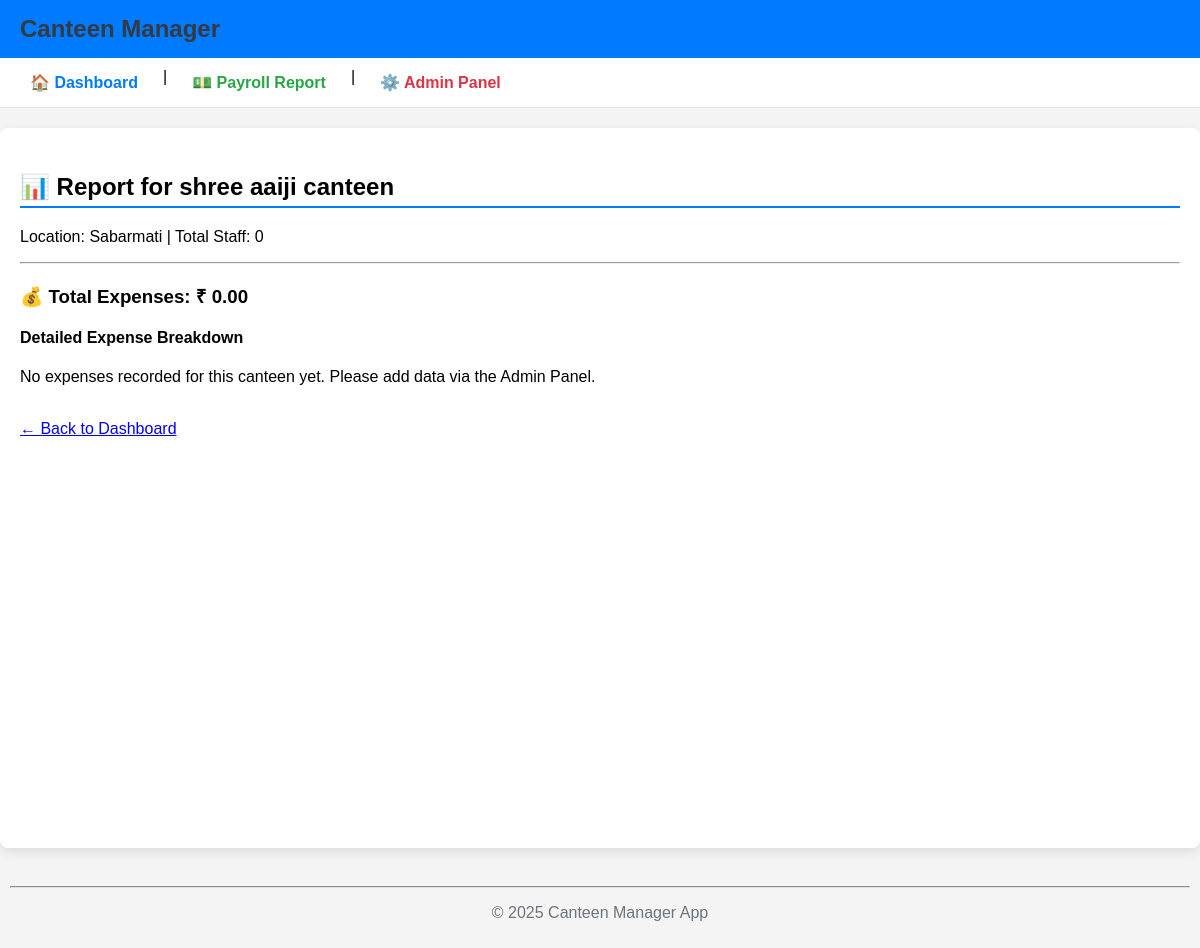
Before: /management/canteen/1/ with the older database file.
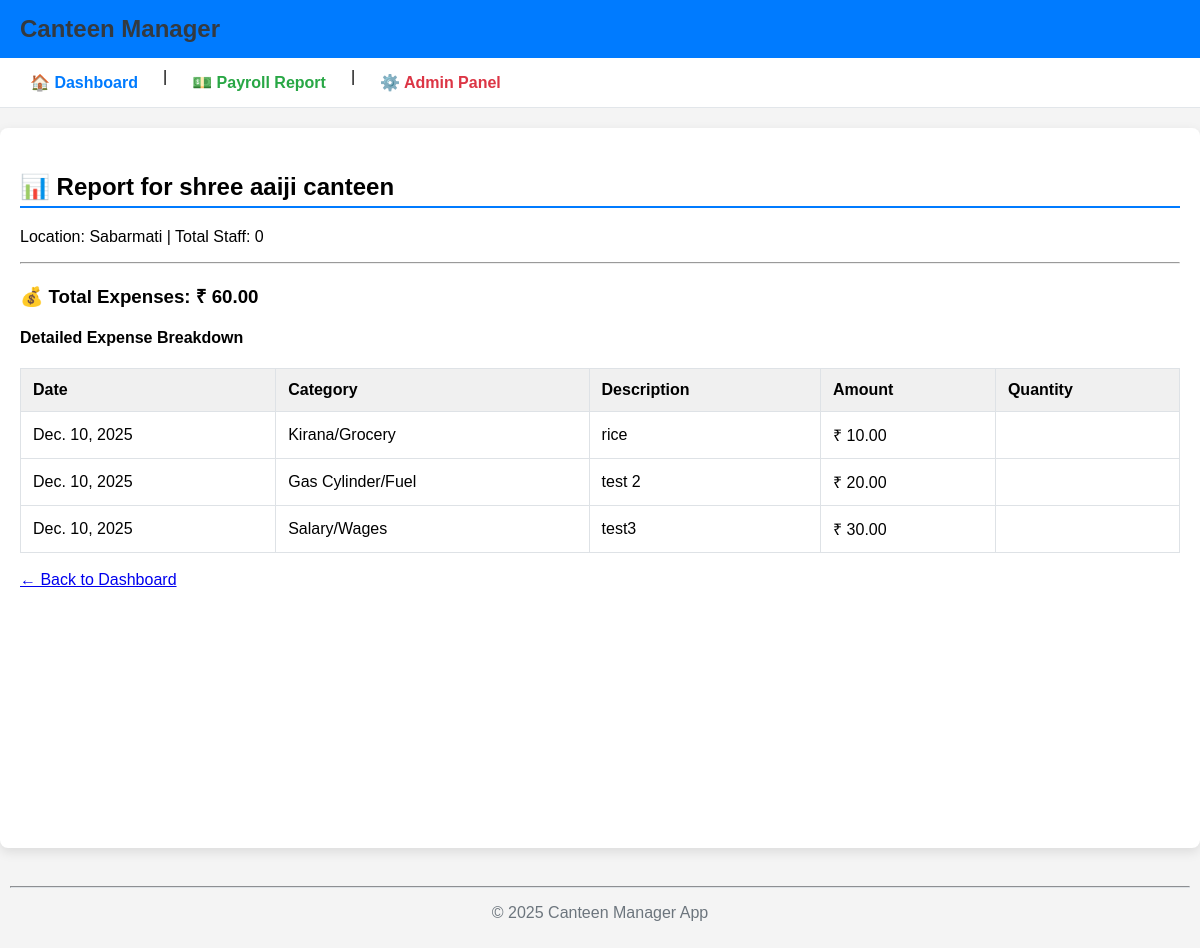
After: the same page with the newer database file.
### management/models.py (models this page shows, shortened)
class Canteen(models.Model):
    BILLING_CHOICES = [
        ('DAILY', 'Daily Payment/Tracking'),
        ('MONTHLY', 'Monthly Fixed Billing'),
    ]
    name = models.CharField(max_length=100, unique=True, verbose_name="Canteen Name")
    location = models.CharField(max_length=255, verbose_name="Location")
    billing_type = models.CharField(
        max_length=10,
        choices=BILLING_CHOICES,
        default='DAILY',
        verbose_name="Billing Type"
    )
    daily_lunch_count = models.IntegerField(default=0, verbose_name="Daily Lunch Count")
    daily_dinner_count = models.IntegerField(default=0, verbose_name="Daily Dinner Count")
    class Meta:
        verbose_name = "Canteen"
        verbose_name_plural = "Canteens"

class Expense(models.Model):
    CATEGORY_CHOICES = [
        ('Kirana', 'Kirana/Grocery'),
        ('Gas', 'Gas Cylinder/Fuel'),
        ('Salary', 'Salary/Wages'),
        ('Milk', 'Milk/Dairy'),              # New
        ('Auto', 'Auto Rickshaw/Transport'), # New
        ('Wood', 'Wood/Fuel'),               # New
        ('Other', 'Other Expenses'),
    ]
    PAYMENT_MODE_CHOICES = [
        ('Pending', '🔴 Pending / Due'),
        ('Cash', '🟢 Paid - Cash'),
        ('Online', '🔵 Paid - Online'),
    ]
    canteen = models.ForeignKey(
        Canteen,
        on_delete=models.SET_NULL,
        null=True,
        blank=True,
        verbose_name="Associated Canteen"
    )
    date = models.DateField(auto_now_add=True, verbose_name="Date")
    category = models.CharField(max_length=50, choices=CATEGORY_CHOICES, verbose_name="Category")
    description = models.CharField(max_length=255, verbose_name="Description")
    amount = models.DecimalField(max_digits=10, decimal_places=2, verbose_name="Amount")
    quantity = models.DecimalField(max_digits=10, decimal_places=2, null=True, blank=True, verbose_name="Quantity")
    payment_mode = models.CharField(
        max_length=20,
        choices=PAYMENT_MODE_CHOICES,
        default='Cash',
        verbose_name="Payment Status"
    )
    class Meta:
        verbose_name = "Expense Entry"
        verbose_name_plural = "Expenses"
        ordering = ['-date']

### management/views.py (the view)
# urls.py: path('canteen/<int:canteen_id>/', views.canteen_report, name='canteen_report'),
def canteen_report(request, canteen_id):
    canteen = get_object_or_404(Canteen, pk=canteen_id)
    total_canteen_expense = Expense.objects.filter(
        canteen=canteen
    ).aggregate(total_sum=Sum('amount'))['total_sum'] or 0
    staff_count = Staff.objects.filter(canteen=canteen).count()
    detailed_expenses = Expense.objects.filter(canteen=canteen).order_by('-date')
    context = {
        'canteen': canteen,
        'total_canteen_expense': total_canteen_expense,
        'staff_count': staff_count,
        'detailed_expenses': detailed_expenses,
    }
    return render(request, 'management/canteen_report.html', context)

### management/templates/management/canteen_report.html (shortened to what this page needs)
{% extends "base.html" %}
{% block content %}
    <h2>📊 Report for {{ canteen.name }}</h2>
    <p>Location: {{ canteen.location }} | Total Staff: {{ staff_count }}</p>
    <hr>
    <h3>💰 Total Expenses: ₹ {{ total_canteen_expense|floatformat:2 }}</h3>
    <h4>Detailed Expense Breakdown</h4>
    {% if detailed_expenses %}
    <table border="1" cellpadding="10" cellspacing="0" width="100%">
        <thead>
            <tr>
                <th>Date</th>
                <th>Category</th>
                <th>Description</th>
                <th>Amount</th>
                <th>Quantity</th>
            </tr>
        </thead>
        <tbody>
        {% for expense in detailed_expenses %}
            <tr>
                <td>{{ expense.date }}</td>
                <td>{{ expense.get_category_display }}</td>
                <td>{{ expense.description }}</td>
                <td>₹ {{ expense.amount|floatformat:2 }}</td>
                <td>{{ expense.quantity|floatformat:2 }}</td>
            </tr>
        {% endfor %}
        </tbody>
    </table>
    {% else %}
        <p>No expenses recorded for this canteen yet. Please add data via the Admin Panel.</p>
    {% endif %}
    <br><a href="{% url 'home_dashboard' %}">← Back to Dashboard</a>
{% endblock content %}

### management/templates/base.html (shortened to what this page needs)
<!DOCTYPE html>
<html lang="en">
<head>
</head>
<body>
    <header>
        <div style="background-color: #007bff; color: white; padding: 15px 20px;">
            <h1 style="margin: 0; font-size: 1.5em;">Canteen Manager</h1>
        </div>
        <nav class="main-nav" style="background-color: #ffffff; padding: 10px 20px; border-bottom: 1px solid #e2e6ea;">
            <div style="display: flex; gap: 15px;">
                <a href="{% url 'home_dashboard' %}" style="color: #007bff; font-weight: bold;">
                    🏠 Dashboard
                </a>
                |
                <a href="{% url 'payroll_summary' %}" style="color: #28a745; font-weight: bold;">
                    💵 Payroll Report
                </a>
                |
                <a href="/admin/" style="color: #dc3545; font-weight: bold;">
                    ⚙️ Admin Panel
                </a>
            </div>
        </nav>
    </header>
    <main>
        {% block content %}
            {% endblock %}
    </main>
    <footer style="text-align: center; padding: 10px; color: #6c757d;">
        <hr style="border-color: #dee2e6;">
        <p>&copy; 2025 Canteen Manager App</p>
    </footer>
</body>
</html>

### management/templates/base.html (style rules this page uses)
body { font-family: Arial, sans-serif; margin: 0; padding: 0; background-color: #f4f4f4; }
main { padding: 20px; max-width: 1200px; margin: 20px auto; background-color: white; min-height: 85vh; border-radius: 8px; box-shadow: 0 4px 12px rgba(0,0,0,0.1); }
h1 { color: #343a40; }
h2 { border-bottom: 2px solid #007bff; padding-bottom: 5px; margin-top: 25px; }
table { border-collapse: collapse; margin-top: 15px; width: 100%; }
th, td { border: 1px solid #dee2e6; padding: 12px; text-align: left; }
th { background-color: #f0f0f0; }
.main-nav a { text-decoration: none; padding: 5px 10px; border-radius: 4px; transition: background-color 0.3s; }

Changed rows visible on the page:
added Expense: date "Dec. 10, 2025", category "Kirana/Grocery", description "rice", amount "10.00"
added Expense: date "Dec. 10, 2025", category "Gas Cylinder/Fuel", description "test 2", amount "20.00"
added Expense: date "Dec. 10, 2025", category "Salary/Wages", description "test3", amount "30.00"
Other visible differences:
{{ total_canteen_expense|floatformat:2 }}: "0.00" → "60.00"
text no longer shown: "No expenses recorded for this canteen yet. Please add data via the Admin Panel."
text now shown: "Date Category Description Amount Quantity"
